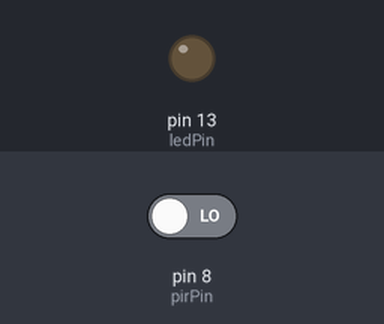
Bench run of a sketch on a simulated Arduino Uno, built with avr-gcc and run on an emulated ATmega328P. On the bench: output pins drawn as LEDs (lit = HIGH). The inputs (shaded band) are chosen by the test bench; at power-on: pin 8 (pirPin) LOW.

Above: at 4.2 s.
4.3 s: pin 8 (pirPin) driven HIGH
At 5.5 s:
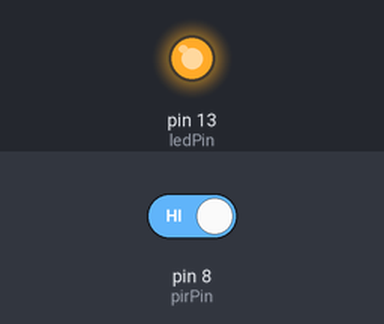
5.8 s: pin 8 (pirPin) driven LOW
At 6.6 s:
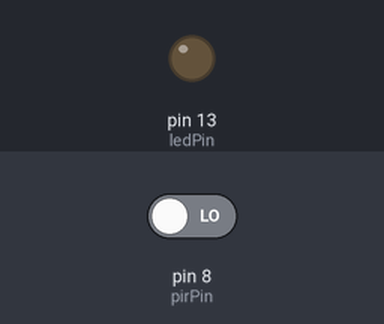
Timing chart, 0 to 8.8 s (numbered marks = the images above; inputs shaded):
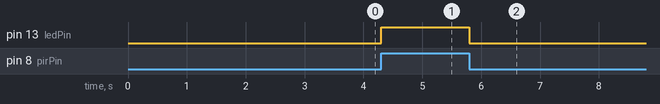

Measured:
- after the input at 4.3 s, pin 13 (ledPin): LOW → HIGH at once
- after the input at 5.8 s, pin 13 (ledPin): HIGH → LOW at once

The sketch:

ledMotionDetection.ino
```cpp
/*
 * Simplified Motion Detection with a PIR Sensor
 * Clayton Walker
 */

 int ledPin = 13;
 int pirPin = 8;

void setup() {
  pinMode(ledPin, OUTPUT);
  pinMode(pirPin, INPUT);

  delay(3000);
}

void loop() {
  int val = digitalRead(pirPin);
  digitalWrite(ledPin, val);
}
```
